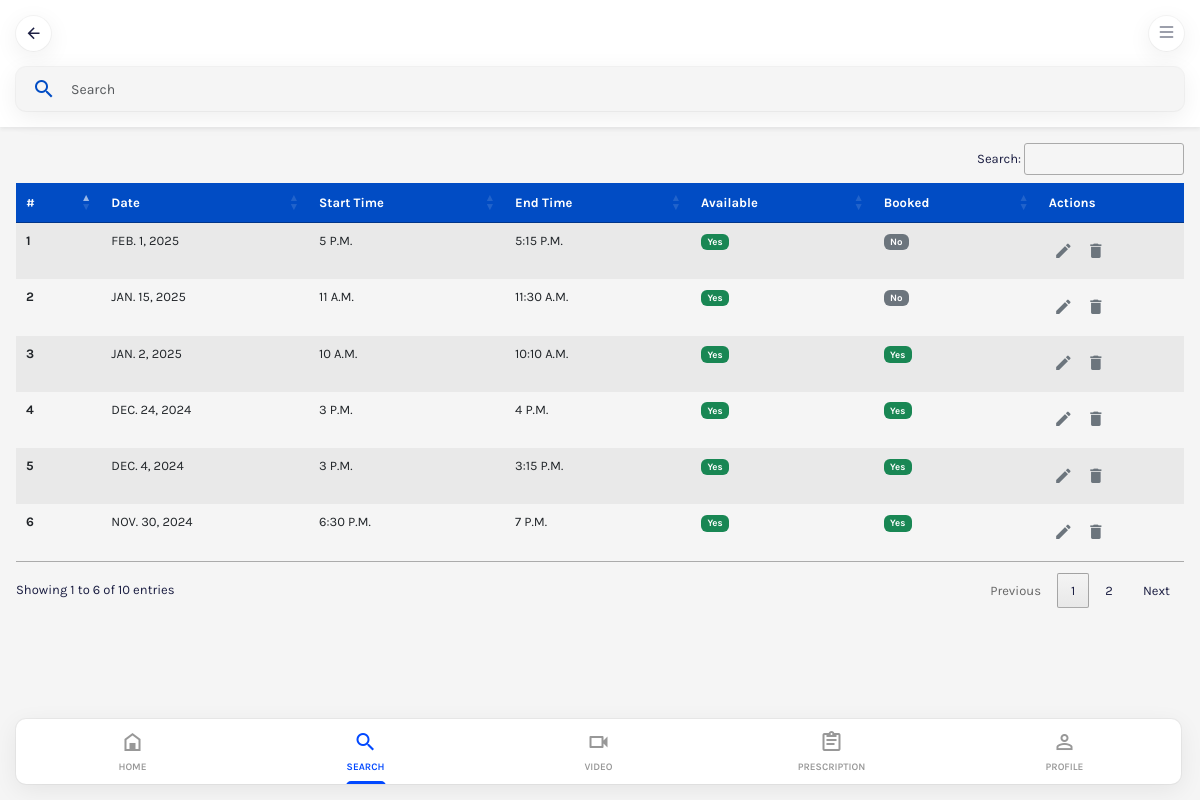
Page /doctors/list_slots/ (signed in) on the earlier database version.
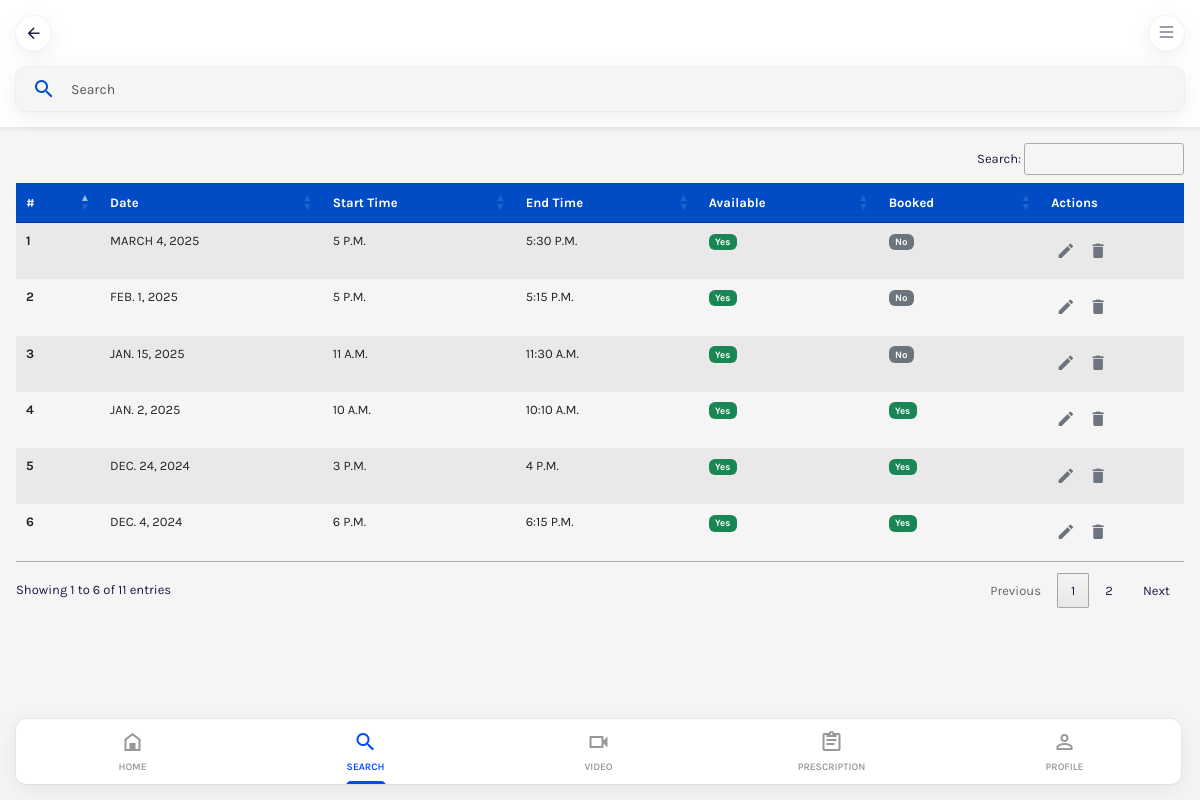
Same page on the later database version.
### patients/models.py (models this page shows, shortened)
class AppointmentSlot(models.Model):
    doctor = models.ForeignKey(DoctorProfile, on_delete=models.CASCADE, related_name="available_slots")
    date = models.DateField()
    start_time = models.TimeField()
    end_time = models.TimeField()
    is_available = models.BooleanField(default=True)
    is_booked = models.BooleanField(default=False)
    in_progress = models.BooleanField(default=False)
    created_at = models.DateTimeField(auto_now_add=True)
    updated_at = models.DateTimeField(auto_now=True)
    room_id = models.CharField(max_length=255, blank=True, null=True)
    class Meta:
        unique_together = ('doctor', 'date', 'start_time')

### doctors/views.py (the view, shortened to what this page needs)
# urls.py: path('list_slots/', SlotListView.as_view(), name='list_slots'),
class SlotListView(TemplateView):
    template_name ='list_slots.html'
    def get(self, request, *args, **kwargs):
        query = request.GET.get('q', '').strip().lower()
        doctor = get_object_or_404(DoctorProfile, user=self.request.user)
        slots = AppointmentSlot.objects.filter(doctor=doctor).order_by('-date', '-start_time')
        return self.render_to_response({'slots': slots, 'query': query})

### doctors/templates/list_slots.html (shortened to what this page needs)
{% extends 'base.html' %}
{% block content %}
{% load static %}
   <link rel="stylesheet" type="text/css" href="https://cdn.datatables.net/1.13.6/css/jquery.dataTables.min.css">
<body class="bg-light">
   <div class="select-area d-flex flex-column vh-100">
      <div class="bg-white shadow-sm">
         <div class="d-flex align-items-center justify-content-between mb-auto p-3 osahan-header">
            <div class="d-flex align-items-center gap-2 me-auto">
               <a href="{% url 'doctor_home' %}" class="text-dark bg-white shadow rounded-circle icon">
                  <span class="mdi mdi-arrow-left mdi-18px"></span>
               </a>
            </div>
            <div class="d-flex align-items-center gap-3">
               <a class="toggle text-muted d-flex align-items-center justify-content-center fs-5 bg-white shadow rounded-circle icon" href="#"><i
                     class="bi bi-list"></i></a>
            </div>
         </div>
         <div class="px-3 pb-3">
            <form method="get" action="{% url 'list_slots' %}">
               <div class="input-group rounded-4 shadow overflow-hidden border-0 py-1 ps-3 bg-light">
                  <span class="input-group-text bg-transparent text-muted border-0 p-0" id="search"><span class="mdi mdi-magnify mdi-24px text-primary"></span></span>
                  <input type="text" name="q" value="{{ query }}" class="form-control bg-transparent text-muted border-0 px-3 fs-14" placeholder="Search" aria-label="Search" aria-describedby="search">
               </div>
            </form>
         </div>
      </div>
      <div class="vh-100 my-auto overflow-auto body-fix-osahan-footer">
        <div class="table-responsive px-3 mt-3">
            <table class="table table-striped table-hover" id="slotsTable">
               <thead class="bg-primary text-white">
                  <tr>
                     <th scope="col">#</th>
                     <th scope="col">Date</th>
                     <th scope="col">Start Time</th>
                     <th scope="col">End Time</th>
                     <th scope="col">Available</th>
                     <th scope="col">Booked</th>
                     <th scope="col">Actions</th>
                  </tr>
               </thead>
               <tbody>
                {% for slot in slots %}
                  <tr>
                     <th scope="row">{{ forloop.counter }}</th>
                     <td class="text-uppercase">{{ slot.date }}</td>
                     <td class="text-uppercase">{{ slot.start_time }}</td>
                     <td class="text-uppercase">{{ slot.end_time }}</td>
                     <td>
                        {% if slot.is_available %}
                        <span class="badge bg-success">Yes</span>
                        {% else %}
                        <span class="badge bg-secondary">No</span>
                        {% endif %}
                     </td>
                     <td>
                        {% if slot.is_booked %}
                        <span class="badge bg-success">Yes</span>
                        {% else %}
                        <span class="badge bg-secondary">No</span>
                        {% endif %}
                     </td>
                     <td>
                        <a href="#" class="icon-btn"><i class="mdi mdi-pencil"></i></a>
                        <button class="icon-btn"><i class="mdi mdi-delete"></i></button>
                     </td>
                  </tr>
                {% endfor %}
               </tbody>
            </table>
         </div>
      </div>
      <div class="footer mt-auto p-3 fix-osahan-footer">
        <div
           class="d-flex align-items-center justify-content-between rounded-4 shadow overflow-hidden bottom-nav-main">
           <a href="{% url 'doctor_home' %}" class="col footer-bottom-nav">
              <span class="mdi mdi-home-variant-outline mdi-24px"></span>
              <span>Home</span>
           </a>
           <a href="{% url 'list_slots' %}" class="col footer-bottom-nav active">
              <span class="mdi mdi-magnify mdi-24px"></span>
              <span>Search</span>
           </a>
           <a href="{% url 'doctor_video_page' %}" class="col footer-bottom-nav">
              <span class="mdi mdi-video-outline mdi-24px"></span>
              <span>Video</span>
           </a>
           <a href="{% url 'prescription_page' %}" class="col footer-bottom-nav">
               <span class="mdi mdi-clipboard-text-outline mdi-24px"></span>
               <span>Prescription</span>
            </a>
           <a href="{% url 'doctor_profile_page' %}" class="col footer-bottom-nav">
              <span class="mdi mdi-account-outline mdi-24px"></span>
              <span>Profile</span>
           </a>
        </div>
     </div>
   </div>
{% endblock %}

### accounts/templates/base.html (shortened to what this page needs)
{% load static %}
<!DOCTYPE html>
<html lang="en">
   <head>
      <link rel="stylesheet" href="{% static 'vender/bootstrap/css/bootstrap.min.css' %}">
      <link rel="stylesheet" href="https://cdn.jsdelivr.net/npm/bootstrap-icons@1.10.3/font/bootstrap-icons.css">
      <link rel="stylesheet" href="{% static 'vender/sidebar/demo.css' %}">
      <link rel="stylesheet" href="{% static 'vender/slick/slick/slick.css' %}" />
      <link rel="stylesheet" href="{% static 'vender/slick/slick/slick-theme.css' %}" />
      <link rel="stylesheet" href="{% static 'vender/materialdesign/css/materialdesignicons.min.css' %}">
      <link rel="stylesheet" href="{% static 'css/style.css' %}">
   </head>
<body>
{% block content %}
{% endblock %}
</body>
</html>

### static/vender/sidebar/demo.css (style rules this page uses)
.hc-nav-trigger.hc-nav-1, .hc-nav-trigger { display: none; }
.hc-nav-trigger { font-size: 26px; color: #22252a; }

### static/css/style.css (style rules this page uses)
:root { --dark: #1b1e42; --primary: #014CC4; --light-primary: #01BDF3; --lighter-primary: #598fff; --lighter-primary-opacity: #e9f2ff; --secondary: #595f73; --light: #f5f5f5; --success: #3dae14; --light-success: #93cf88; --warning: #fdbe00; --light-warning: #fbf2d9; --orange: #FF8811; --light-orange: #f8efea; }
body { font-family: 'Karla', sans-serif; color: var(--dark); font-size: 13px; }
.text-dark { color: var(--dark) !important; }
.text-primary { color: var(--primary) !important; }
.bg-light { background-color: var(--light) !important; }
.bg-primary { background-color: var(--primary) !important; }
.text-muted { color: var(--secondary) !important; }
a { text-decoration: none; }
.form-control { box-shadow: none !important; }
.rounded-4, .form-control { border-radius: 10px !important; }
.fs-14 { font-size: 14px; }
.fix-osahan-footer { position: absolute; bottom: 0; left: 0; right: 3px; }
.shadow { box-shadow: rgb(0 0 0 / 7%) 0px 6px 24px 0px, rgb(0 0 0 / 4%) 0px 0px 0px 1px !important; }
.body-fix-osahan-footer { padding-bottom: 82px; }
.footer-bottom-nav { text-align: center; display: flex; align-items: center; flex-direction: column; color: #989898; padding: 5px 0 9px 0; position: relative; }
.footer-bottom-nav span { font-size: 10px; font-weight: 600; text-transform: uppercase; }
.footer-bottom-nav.active { color: #0148ff; }
.footer-bottom-nav.active:after { content: ""; width: 40px; height: 10px; background: #0148ff; border-radius: 50px; position: absolute; bottom: -7px; }
.bottom-nav-main { background: #fff; }
.icon { min-width: 35px; width: 35px; height: 35px; display: flex; align-items: center; justify-content: center; }

### doctors/templates/list_slots.html (style rules this page uses)
.icon-btn { background: none; border: none; color: #6c757d; font-size: 1.2rem; cursor: pointer; padding: 5px; transition: color 0.2s ease; }
.icon-btn i { vertical-align: middle; }
.text-uppercase { text-transform: uppercase; }
.tbody, td, tfoot, th, thead, tr { border-style: none; }

Differences in the rows shown:
no longer on this page (row unchanged): AppointmentSlot: date "NOV. 30, 2024", start_time "6:30 P.M.", end_time "7 P.M.", is_available "Yes", is_booked "Yes"
added AppointmentSlot: date "MARCH 4, 2025", start_time "5 P.M.", end_time "5:30 P.M.", is_available "Yes", is_booked "No"
changed AppointmentSlot "DEC. 4, 2024": start_time "3 P.M." → "6 P.M."; end_time "3:15 P.M." → "6:15 P.M."
Other differences:
text written by a page script: "Search: Showing 1 to 6 of 10 entries Previous 1 2 Next" → "Search: Showing 1 to 6 of 11 entries Previous 1 2 Next"
